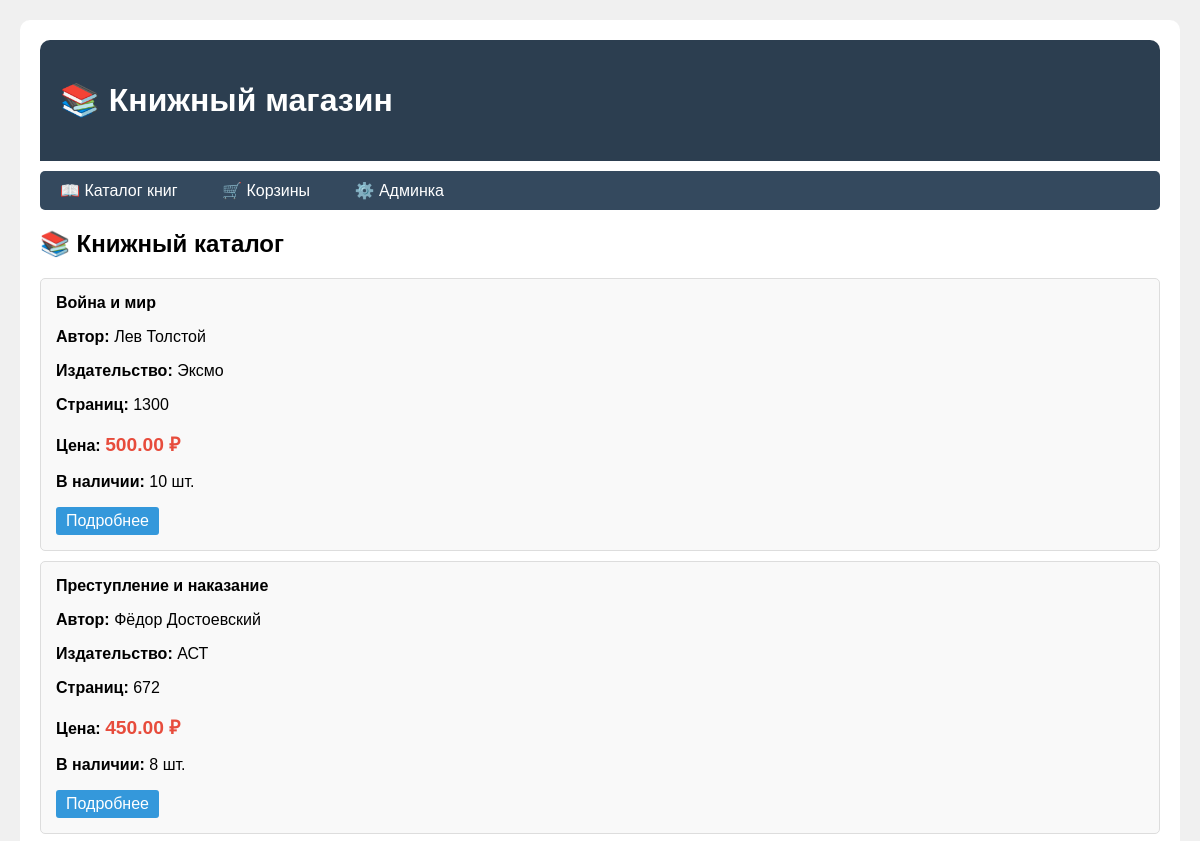
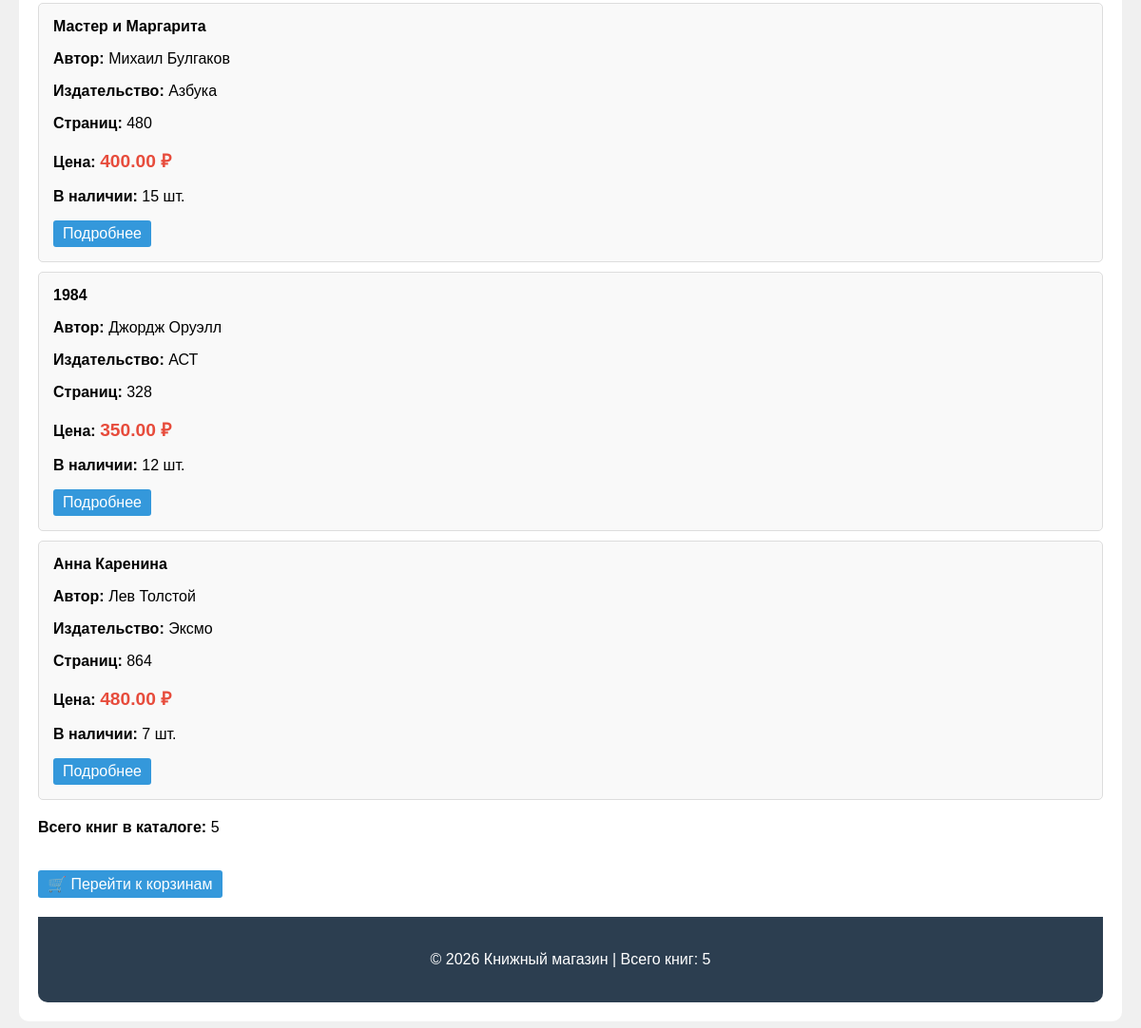
The page / on the database its author committed (2 pictures, top to bottom).
### catalog/models.py (models this page shows, shortened)
class Product(models.Model):
    name = models.CharField('Название', max_length=200)
    author = models.CharField('Автор', max_length=200, blank=True)  # Добавить
    publisher = models.CharField('Издательство', max_length=200, blank=True)  # Добавить
    pages = models.IntegerField('Количество страниц', default=0, blank=True)  # Добавить
    price = models.DecimalField('Цена', max_digits=10, decimal_places=2)
    description = models.TextField('Описание', blank=True)
    stock = models.IntegerField('Количество на складе', default=0)
    created_at = models.DateTimeField('Дата добавления', auto_now_add=True)
    class Meta:
        verbose_name = 'Товар'
        verbose_name_plural = 'Товары'

### catalog/views.py (the view)
# urls.py: path('', views.BookListView.as_view(), name='book_list'),
class BookListView(ListView):
    model = Product
    template_name = 'catalog/book_list.html'
    context_object_name = 'books'
    def get_queryset(self):
        return Product.objects.all()

### catalog/templatetags/book_tags.py (called while the page is built)
@register.filter(name='price_format')
def price_format(value):
    try:
        return f"{float(value):.2f} ₽"
    except (ValueError, TypeError):
        return value

@register.filter(name='truncate_chars')
def truncate_chars(value, max_length):
    if len(value) > max_length:
        return value[:max_length] + '...'
    return value

@register.simple_tag
def current_year():
    return datetime.now().year

@register.simple_tag
def book_count():
    from catalog.models import Product  # ИСПРАВЛЕНО: Book -> Product
    return Product.objects.count()

### templates/catalog/book_list.html (shortened to what this page needs)
{% extends "base.html" %}
{% load book_tags %}
{% block content %}
<h2>📚 Книжный каталог</h2>
{% if books %}
    <div class="book-grid">
        {% for book in books %}
            <div class="book-card">
                <div class="book-title">
                    <strong>{{ book.name|truncate_chars:30 }}</strong>
                </div>
                {% if book.author %}
                    <p><strong>Автор:</strong> {{ book.author }}</p>
                {% endif %}
                {% if book.publisher %}
                    <p><strong>Издательство:</strong> {{ book.publisher }}</p>
                {% endif %}
                {% if book.pages %}
                    <p><strong>Страниц:</strong> {{ book.pages }}</p>
                {% endif %}
                <p><strong>Цена:</strong> <span class="price">{{ book.price|price_format }}</span></p>
                <p><strong>В наличии:</strong> {{ book.stock }} шт.</p>
                <a href="{% url 'catalog:book_detail' book.id %}" class="btn">Подробнее</a>
            </div>
        {% endfor %}
    </div>
{% else %}
    <p>Книги не найдены. Добавьте книги через <a href="/admin/">админ-панель</a>.</p>
{% endif %}
<p style="margin-top: 20px;"><strong>Всего книг в каталоге:</strong> {{ books|length }}</p>
<a href="{% url 'catalog:cart_list' %}" class="btn" style="margin-top: 20px;">🛒 Перейти к корзинам</a>
{% endblock %}

### templates/base.html (style rules this page uses)
body { font-family: Arial, sans-serif; margin: 0; padding: 20px; background: #f0f0f0; }
.book-card { background: #f9f9f9; border: 1px solid #ddd; padding: 15px; margin: 10px 0; border-radius: 5px; }
.price { color: #e74c3c; font-size: 1.2em; font-weight: bold; }
.btn { display: inline-block; background: #3498db; color: white; padding: 5px 10px; text-decoration: none; border-radius: 3px; }

### rows shown on the page
Product: name "Война и мир", author "Лев Толстой", publisher "Эксмо", pages "1300", price "500.00 ₽", stock "10"
Product: name "Преступление и наказание", author "Фёдор Достоевский", publisher "АСТ", pages "672", price "450.00 ₽", stock "8"
Product: name "Мастер и Маргарита", author "Михаил Булгаков", publisher "Азбука", pages "480", price "400.00 ₽", stock "15"
Product: name "1984", author "Джордж Оруэлл", publisher "АСТ", pages "328", price "350.00 ₽", stock "12"
Product: name "Анна Каренина", author "Лев Толстой", publisher "Эксмо", pages "864", price "480.00 ₽", stock "7"

### other values the page prints
{{ books|length }} "5"
